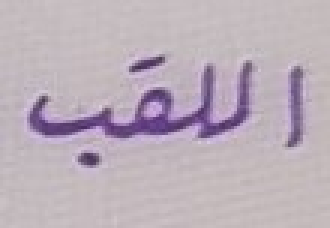
#> input picture Templates/name.jpg, 110 x 76 px (shown 3 times larger)
$ python TempMatching.py Templates/name.jpg
#> lines starting #> are read from the running program, lines starting #| are printed output that depends on the picture; after the words box and inside, x2 and y2 are one past the last pixel; in counts of white or black regions, pixels touching at a corner belong together
import cv2
import sys
import numpy as np

def pre_process_img(imgpath):
    img = cv2.imread(imgpath)
    img = cv2.resize(img, (512, 512))
    img = cv2.cvtColor(img, cv2.COLOR_BGR2GRAY)
    ret, threshold_image = cv2.threshold(img, 0, 255, cv2.THRESH_BINARY + cv2.THRESH_OTSU)
    return threshold_image

def get_template(imgpath):
    img = cv2.imread(imgpath)
    img = cv2.cvtColor(img, cv2.COLOR_BGR2GRAY)
    ret, threshold_image = cv2.threshold(img, 0, 255, cv2.THRESH_BINARY + cv2.THRESH_OTSU)
    return threshold_image


def match_template():
    nameTemp = get_template("./Templates/name.jpg")
#> in get_template, img is the input picture: shape (76, 110, 3); mean B, G, R 185.2, 174.8, 187.4
#> in get_template, `ret, threshold_image = cv2.threshold(img, 0, 255, cv2.THRESH_BINARY + ..`:
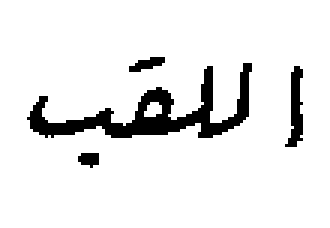
#> threshold_image: shape (76, 110) (shown 3 times larger); 91.4% white; 4 black regions, box (x1, y1, x2, y2) and area: (9, 21, 84, 46) 569, (95, 22, 101, 49) 92, (43, 19, 55, 24) 35, (26, 51, 33, 56) 27
#> in get_template, `ret, threshold_image = cv2.threshold(img, 0, 255, cv2.THRESH_BINARY + ..`: ret = 143
    surnameTemp = get_template("./Templates/surname.jpg")
#> call 2 of get_template, with imgpath = './Templates/surname.jpg'
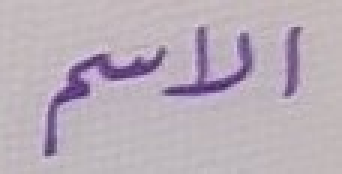
#> input picture Templates/surname.jpg, 114 x 58 px (shown 3 times larger)
#> in get_template, img is the input picture: shape (58, 114, 3); mean B, G, R 184.8, 173.9, 185.5
#> in get_template (call 2), `ret, threshold_image = cv2.threshold(img, 0, 255, cv2.THRESH_BINARY + ..`: threshold_image: shape (58, 114); 91.4% white; 3 black regions, box (x1, y1, x2, y2) and area: (15, 16, 56, 52) 292, (54, 9, 84, 32) 206, (95, 9, 101, 32) 73
    dobTemp = get_template("./Templates/dob.jpg")
#> call 3 of get_template, with imgpath = './Templates/dob.jpg'
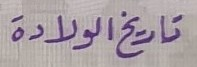
#> input picture Templates/dob.jpg, 197 x 67 px
#> in get_template, img is the input picture: shape (67, 197, 3); mean B, G, R 165.3, 159.7, 170.9
#> in get_template (call 3), `ret, threshold_image = cv2.threshold(img, 0, 255, cv2.THRESH_BINARY + ..`:
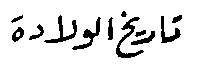
#> threshold_image: shape (67, 197); 88.5% white; 12 black regions, largest, box (x1, y1, x2, y2) and area: (116, 17, 144, 58) 302, (44, 15, 77, 43) 244, (72, 17, 101, 50) 232
#> in get_template (call 3), `ret, threshold_image = cv2.threshold(img, 0, 255, cv2.THRESH_BINARY + ..`: ret = 130
    img = pre_process_img(sys.argv[1])
#> in pre_process_img, `img = cv2.cvtColor(img, cv2.COLOR_BGR2GRAY)`:
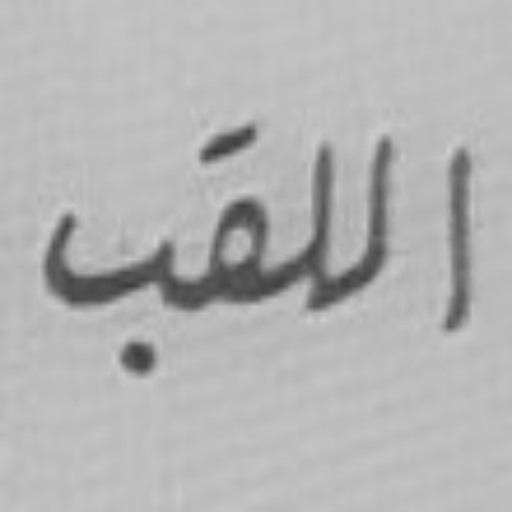
#> img: shape (512, 512); min 56, max 208, mean 179.6
#> in pre_process_img, `ret, threshold_image = cv2.threshold(img, 0, 255, cv2.THRESH_BINARY + ..`:
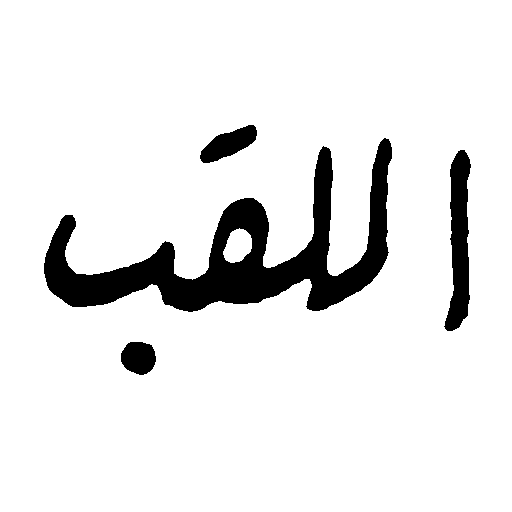
#> threshold_image: shape (512, 512); 91% white; 4 black regions, box (x1, y1, x2, y2) and area: (44, 138, 392, 312) 18611, (444, 150, 471, 331) 3001, (200, 125, 257, 163) 1162, (121, 342, 156, 375) 911
#> in pre_process_img, `ret, threshold_image = cv2.threshold(img, 0, 255, cv2.THRESH_BINARY + ..`: ret = 145
    result = cv2.matchTemplate(img, nameTemp, cv2.TM_CCOEFF_NORMED)

    threshold = 0.8
    loc = np.where(result >= threshold)

    for pt in zip(*loc[::-1]):  # Switch columns and rows
        cv2.rectangle(img, pt, (pt[0] + nameTemp.shape[1], pt[1] + nameTemp.shape[0]), (0,0,255), 2)

    cv2.imshow('Result', result)
    cv2.waitKey(0)
    cv2.destroyAllWindows()

    cv2.imshow('Detected', img)
    cv2.waitKey(0)
    cv2.destroyAllWindows()

    cv2.imshow('Detected', nameTemp)
    cv2.waitKey(0)
    cv2.destroyAllWindows()


def main():
    match_template()
#> in match_template, `result = cv2.matchTemplate(img, nameTemp, cv2.TM_CCOEFF_NORMED)`:
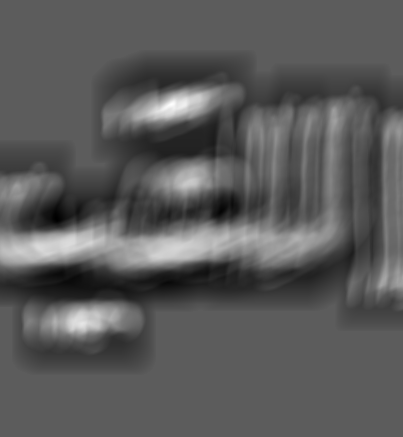
#> result: shape (437, 403) float32; min -0.221, max 0.389, mean -0.00409; drawn with min black and max white
#> in match_template, `loc = np.where(result >= threshold)`: loc = (empty array, empty array)

main()
